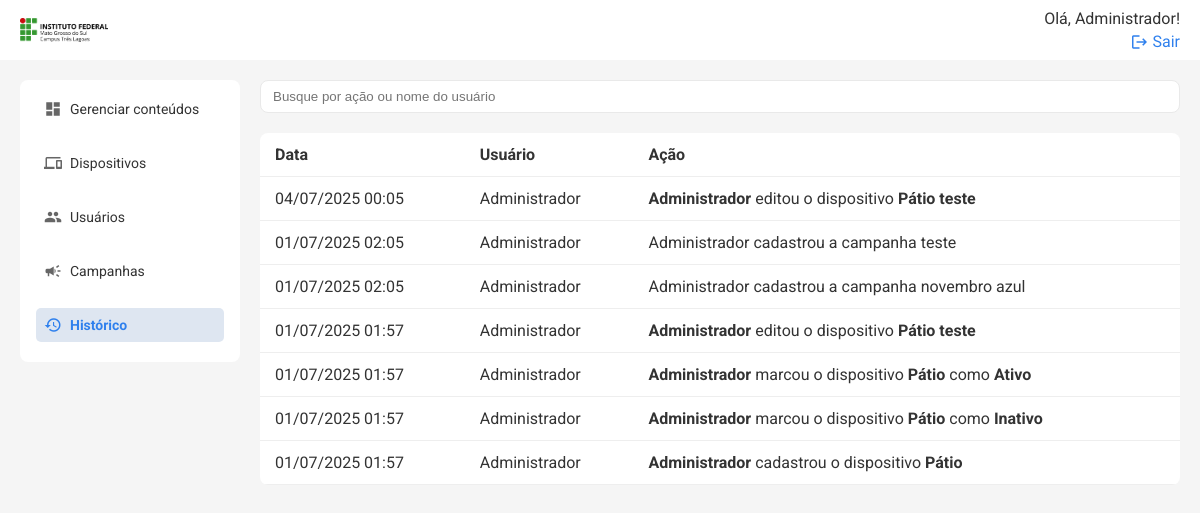
Before: /historico (signed in) with the older database file.
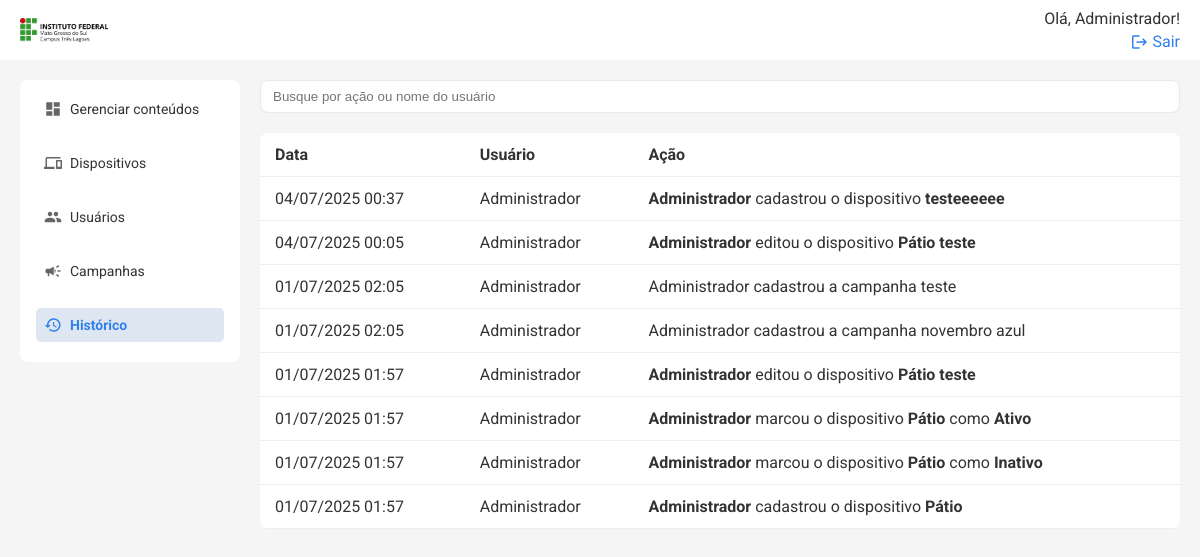
After: the same page with the newer database file.
### models.py (models this page shows, shortened)
class User(db.Model):
    id = db.Column(db.Integer, primary_key=True)
    name = db.Column(db.String(50), nullable=False)
    email = db.Column(db.String(120), nullable=False, unique=True)
    status = db.Column(db.String(10), nullable=False, default='Ativo')
    senha = db.Column(db.String(100), nullable=False)
    logUser = db.relationship('Log', backref=db.backref('user'))
    is_admin = db.Column(db.Boolean, default=False)

class Historico(db.Model):
    id = db.Column(db.Integer, primary_key=True)
    acao = db.Column(db.String(255), nullable=False)
    data = db.Column(db.DateTime, default=datetime.utcnow)
    usuario_id = db.Column(db.Integer, db.ForeignKey('user.id'))
    usuario = db.relationship('User', backref='historicos')

### routes/historico.py (the view)
@historico_bp.route('/historico')
@login_required
def listar_historico():
    registros = Historico.query.order_by(Historico.data.desc()).all()
    return render_template('historico.html', historico=registros)

### templates/historico.html (shortened to what this page needs)
{% extends 'base.html' %} {% block title %}Histórico{% endblock %} {% block
content %}
<div class="search-cta">
    <input
        type="text"
        placeholder="Busque por ação ou nome do usuário"
        class="search"
        id="buscaHistorico"
    />
</div>
<table class="table">
    <thead>
        <tr>
            <th>Data</th>
            <th>Usuário</th>
            <th>Ação</th>
        </tr>
    </thead>
    <tbody id="historicoTableBody">
        {% for item in historico %}
        <tr>
            <td>{{ item.data.strftime('%d/%m/%Y %H:%M') }}</td>
            <td>{{ item.usuario.name if item.usuario else 'Sistema' }}</td>
            <td>{{ item.acao|safe }}</td>
        </tr>
        {% endfor %}
    </tbody>
</table>
{% endblock %}

### templates/base.html (shortened to what this page needs)
<!DOCTYPE html>
<html lang="pt-BR">
    <head>
        <link
            rel="stylesheet"
            href="{{ url_for('static', filename='styles.css') }}"
        />
    </head>
    <body>
        {% include 'topo.html' %}
        <div class="container">
            {% include 'menu.html' %}
            <main class="content">{% block content %}{% endblock %}</main>
        </div>
    </body>
</html>

### templates/topo.html (shortened to what this page needs)
<header class="topbar">
    <a href="{{ url_for('conteudos.listar_conteudos') }}" class="logo-topo">
        <img
            src="{{ url_for('static', filename='images/logo-ifms-tl.png') }}"
            alt="IFMS Logo"
            style="height: 24px; vertical-align: middle; margin-right: 8px"
        />
    </a>
    <div class="profile">
        {% if session['user_name'] %}
        <span>Olá, {{ session['user_name'] }}!</span>
        <a href="{{ url_for('auth.logout') }}">
            <span class="material-icons">logout</span>
            Sair
        </a>
        {% else %}
        <a href="{{ url_for('auth.login_usuario') }}">Entrar</a>
        {% endif %}
    </div>
</header>

### templates/menu.html
<aside class="sidebar">
    <nav>
        <a
            href="{{ url_for('conteudos.listar_conteudos') }}"
            class="{% if request.path == url_for('conteudos.listar_conteudos') %}active{% endif %}"
        >
            <span class="material-icons">dashboard</span>
            Gerenciar conteúdos
        </a>
        <a
            href="{{ url_for('telas.listar_dispositivos') }}"
            class="{% if request.path == url_for('telas.listar_dispositivos') %}active{% endif %}"
        >
            <span class="material-icons">devices</span>
            Dispositivos
        </a>
        {% if session.get('user_id') and session.get('is_admin') %}
        <a
            href="{{ url_for('users.listar_usuarios') }}"
            class="{% if request.path == url_for('users.listar_usuarios') %}active{% endif %}"
        >
            <span class="material-icons">people</span>
            Usuários
        </a>
        {% endif %}
        <a
            href="{{ url_for('campanhas.listar_campanhas') }}"
            class="{% if request.path == url_for('campanhas.listar_campanhas') %}active{% endif %}"
        >
            <span class="material-icons">campaign</span>
            Campanhas
        </a>
        <a
            href="{{ url_for('historico.listar_historico') }}"
            class="{% if request.path == url_for('historico.listar_historico') %}active{% endif %}"
        >
            <span class="material-icons">history</span>
            Histórico
        </a>
    </nav>
</aside>

### static/styles.css (style rules this page uses)
* { box-sizing: border-box; }
body { margin: 0; font-family: 'Roboto', sans-serif; color: #333; background-color: #f5f5f5; }
.container { display: flex; height: 100vh; }
.sidebar { width: 220px; background: #ffffff; font-size: 14px; padding: 12px 16px 0 16px; box-sizing: border-box; margin: 80px 0 0 20px; border-radius: 8px; height: fit-content; }
.sidebar nav a { display: flex; align-items: center; gap: 8px; margin-bottom: 20px; text-decoration: none; color: #333; padding: 8px; border-radius: 5px; transition: background 0.3s; }
.sidebar nav a .material-icons { font-size: 20px; color: #666; }
.sidebar nav a.active .material-icons { color: #2f80ed; }
.sidebar nav a.active { background: #dee6f1; font-weight: bold; color: #2f80ed; }
.content { flex: 1; padding: 20px; overflow-y: auto; margin-top: 60px; box-sizing: border-box; }
.topbar { width: 100%; background: #ffffff; padding-inline: 20px; box-sizing: border-box; display: flex; justify-content: space-between; align-items: center; position: fixed; top: 0; left: 0; height: 60px; z-index: 100; }
.topbar .profile a { text-align: right; font-size: 16px; color: #2f80ed; text-decoration: none; display: flex; align-items: center; gap: 4px; }
.topbar .profile a .material-icons { font-size: 16px; }
.profile { display: flex; flex-direction: column; align-items: flex-end; gap: 4px; }
.search-cta { display: flex; gap: 12px; margin-bottom: 20px; }
.search { padding: 8px 12px; width: 100%; border: 1px solid #e9e9e9; border-radius: 8px; outline: none; }
.table { width: 100%; border-collapse: collapse; background: white; border-radius: 8px; overflow: hidden; }
.table th, .table td { padding: 12px 15px; border-bottom: 1px solid #eee; vertical-align: middle; }
.table th { text-align: left; }
.material-icons { font-size: 18px !important; vertical-align: middle; }

Changed rows visible on the page:
added Historico: data "04/07/2025 00:37", usuario "Administrador", acao "Administrador cadastrou o dispositivo testeeeeee"
